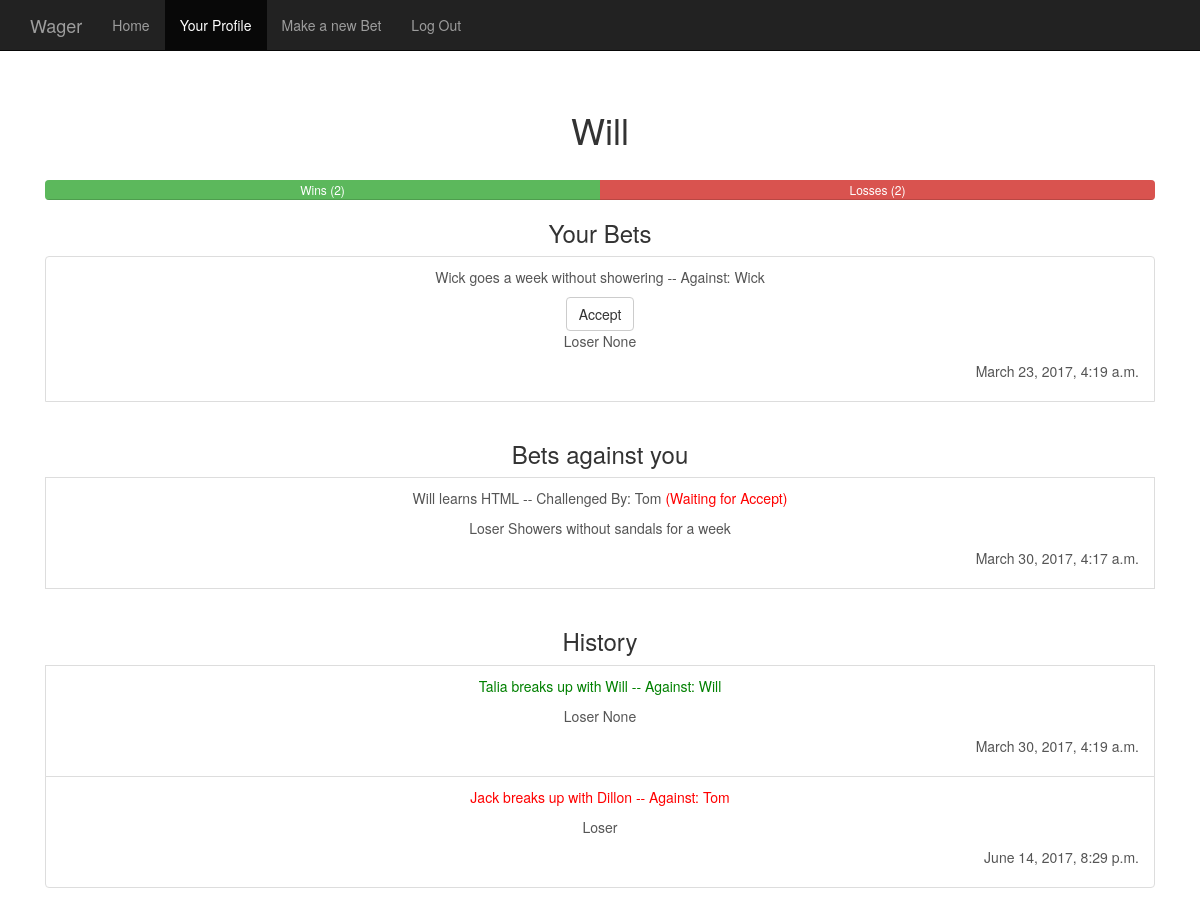
Before: /Profile/ (signed in) with the older database file.
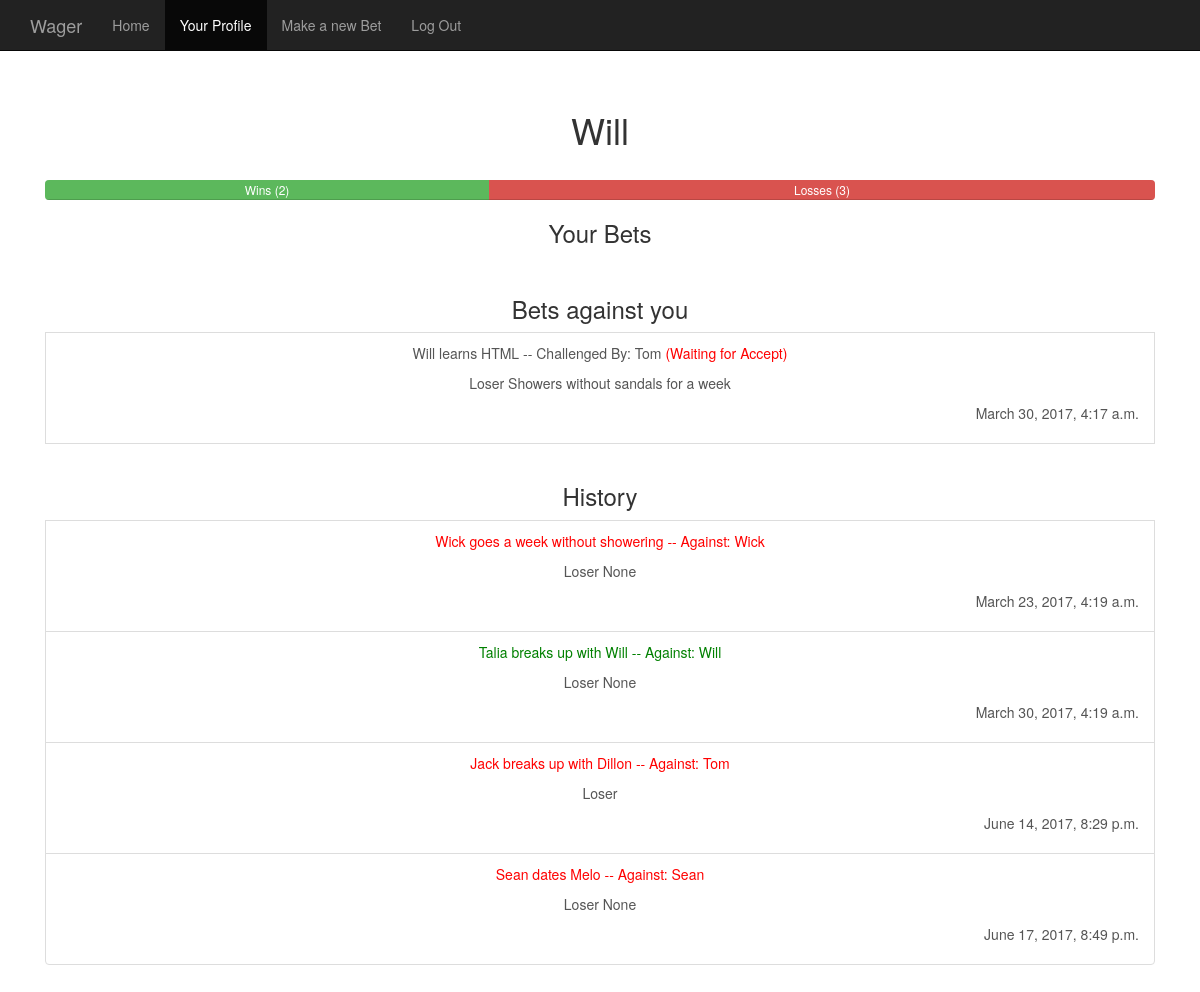
After: the same page with the newer database file.
### Wager/models.py (models this page shows, shortened)
class User(models.Model):
	User_Name = models.CharField(max_length=50)
	Password = models.CharField(max_length=50)
	Date_joined = models.DateTimeField()
	Wins = models.IntegerField(default=0)
	Losses = models.IntegerField(default=0)
	WinPercent = models.IntegerField(default=0)
	LossPercent = models.IntegerField(default=0)

class Bet(models.Model):
	user1 = models.ForeignKey(User, on_delete=models.CASCADE, related_name="user1")
	user2 = models.ForeignKey(User, on_delete=models.CASCADE, related_name="user2")
	Terms = models.CharField(max_length=200)
	Stakes = models.CharField(max_length=300)
	Due_date = models.DateTimeField(default=timezone.now()+datetime.timedelta(days=1))
	Winner = models.IntegerField(default=0)
	Status = models.IntegerField()
	Public = models.BooleanField()
	Date_created = models.DateTimeField()

### Wager/views.py (the view)
# urls.py: url(r'^Profile/', views.Profile, name="Profile"),
def Profile(request):
	u = User.objects.get(pk=request.session['user'])
	r = [x.user2_id for x in Relationship.objects.filter(user1_id=u.pk)] + [x.user1_id for x in Relationship.objects.filter(user2_id=u.pk)]
	friends = User.objects.all().filter(pk__in=r)
	for_bets = Bet.objects.filter(user1__pk=u.pk)
	against_bets = Bet.objects.filter(user2__pk=u.pk)
	context = {'user':u, 'for_bets':for_bets, 'against_bets':against_bets, 'all_bets':list(set(against_bets)|set(for_bets))}
	return render(request, 'User_Profiles/Profile_Base.html', context)

### Wager/templates/User_Profiles/Profile_Base.html (shortened to what the changed rows need)
<!DOCTYPE html>
<html lang="en">
  <head>
  {% load static %}
    <link href="{% static 'User_Profiles/css/bootstrap.min.css' %}" rel="stylesheet">
    <link href="{% static 'User_Profiles/starter-template.css' %}" rel="stylesheet">
  </head>
  <body>
    <div class="container">
      <div class="starter-template">
        {% if user %}
          <h1>{{ user.User_Name }}</h1>
          <br>
          <div class="progress">
            <div class="progress-bar progress-bar-success" role="progressbar" style="width:{{ user.WinPercent }}%">Wins ({{ user.Wins }})</div>
            <div class="progress-bar progress-bar-danger" role="progressbar" style="width:{{ user.LossPercent }}%">Losses ({{ user.Losses }})</div>
          </div>
          <h3>Your Bets</h3>
          <div class="list-group">
            {% for bet in for_bets %}
              {% if bet.Status == 1 %}
                <a href="#", class="list-group-item">
                  <p>{{ bet.Terms }} -- Against: {{  bet.user2.User_Name }}  <span style="color:red">(Waiting for Accept)</span></p>
                  <p>Loser {{ bet.Stakes }}</p>
                  <p align="right">{{ bet.Due_date }}</p>
                </a>
              {% elif bet.Status == 2 %}
                <a href="#", class="list-group-item">
                  <p>{{ bet.Terms }} -- Against: {{  bet.user2.User_Name }}  <span style="color:red">(Waiting for Result)</span></p>
                  <p>Loser {{ bet.Stakes }}</p>
                  <p align="right">{{ bet.Due_date }}</p>
                </a>
              {% elif bet.Status == 4 %}
                <a href="#", class="list-group-item">
                  <p>{{ bet.Terms }} -- Against: {{ bet.user2.User_Name }}  </p><button class="btn btn-default" onclick="location.href='/AcceptResult/{{ bet.pk }}';">Accept</button>
                  <p>Loser {{ bet.Stakes }}</p>
                  <p align="right">{{ bet.Due_date }}</p>
                </a>
              {% endif %}
            {% endfor %}
            <br>
            <h3>Bets against you</h3>
            {% for bet in against_bets %}
              {% if bet.Status == 1 %}
                <a href="#", class="list-group-item">
                  <p>{{ bet.Terms }} -- Challenged By: {{ bet.user1.User_Name }}  </p><button class="btn btn-default" onclick="location.href='/AcceptBet/{{ bet.pk }}';">Accept</button>
                  <p>Loser {{ bet.Stakes }}</p>
                  <p align="right">{{ bet.Due_date }}</p>
                </a>
              {% elif bet.Status == 4 %}
                <a href="#", class="list-group-item">
                  <p>{{ bet.Terms }} -- Challenged By: {{  bet.user1.User_Name }}  <span style="color:red">(Waiting for Accept)</span></p>
                  <p>Loser {{ bet.Stakes }}</p>
                  <p align="right">{{ bet.Due_date }}</p>
                </a>
              {% endif %}
            {% endfor %}
            <br>
            <h3>History</h3>
            {% for bet in all_bets %}
              {% if bet.Status == 5 %}
                {% if bet.Winner == user.pk %}
                  <a href="#", class="list-group-item">
                    <p style="color:green">{{ bet.Terms }} -- Against: {{  bet.user2.User_Name }}</p>
                    <p>Loser {{ bet.Stakes }}</p>
                    <p align="right">{{ bet.Due_date }}</p>
                  </a>
                {% else %}
                  <a href="#", class="list-group-item">
                    <p style="color:red">{{ bet.Terms }} -- Against: {{  bet.user2.User_Name }}</p>
                    <p>Loser {{ bet.Stakes }}</p>
                    <p align="right">{{ bet.Due_date }}</p>
                  </a>
                {% endif %}
              {% endif %}
            {% endfor %}
          </div>
        {% else %}
          <p>Not a valid User</p>
        {% endif %}
      </div>
    </div>
  </body>
</html>

Changed rows visible on the page:
changed User "Will": WinPercent 50 → 40 (drawn); LossPercent 50 → 60 (drawn); Losses "2" → "3"
changed Bet "Wick goes a week without showering": moves from the list under "Your Bets" to the list under "History"
added Bet: Terms "Sean dates Melo", user2.User_Name "Sean", Stakes "None", Due_date "June 17, 2017, 8:49 p.m.", shown under "History"
